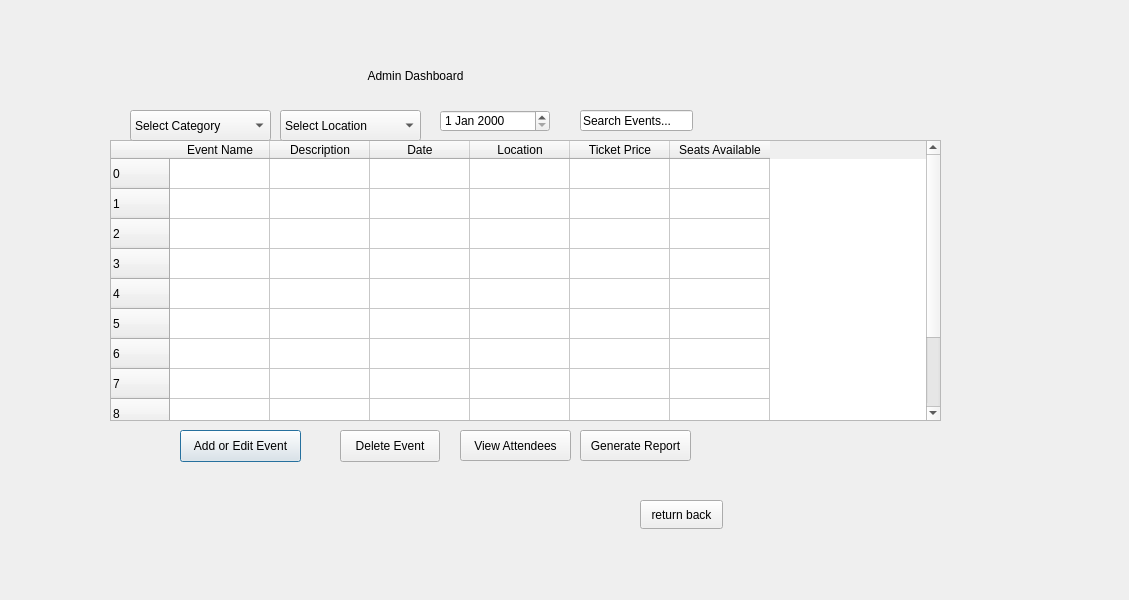
<?xml version="1.0" encoding="UTF-8"?>
<ui version="4.0">
 <class>AdminDashboard</class>
 <widget class="QDialog" name="AdminDashboard">
  <property name="geometry">
   <rect>
    <x>0</x>
    <y>0</y>
    <width>1129</width>
    <height>600</height>
   </rect>
  </property>
  <property name="windowTitle">
   <string>AdminDashboard</string>
  </property>
  <widget class="QLabel" name="AdminDashboardLabel">
   <property name="geometry">
    <rect>
     <x>320</x>
     <y>60</y>
     <width>191</width>
     <height>31</height>
    </rect>
   </property>
   <property name="styleSheet">
    <string notr="true">font: 700 14pt &quot;Arial&quot;;</string>
   </property>
   <property name="text">
    <string>Admin Dashboard</string>
   </property>
   <property name="alignment">
    <set>Qt::AlignmentFlag::AlignCenter</set>
   </property>
  </widget>
  <widget class="QTableWidget" name="eventsTable">
   <property name="geometry">
    <rect>
     <x>110</x>
     <y>140</y>
     <width>831</width>
     <height>281</height>
    </rect>
   </property>
   <row>
    <property name="text">
     <string>0</string>
    </property>
   </row>
   <row>
    <property name="text">
     <string>1</string>
    </property>
   </row>
   <row>
    <property name="text">
     <string>2</string>
    </property>
   </row>
   <row>
    <property name="text">
     <string>3</string>
    </property>
   </row>
   <row>
    <property name="text">
     <string>4</string>
    </property>
   </row>
   <row>
    <property name="text">
     <string>5</string>
    </property>
   </row>
   <row>
    <property name="text">
     <string>6</string>
    </property>
   </row>
   <row>
    <property name="text">
     <string>7</string>
    </property>
   </row>
   <row>
    <property name="text">
     <string>8</string>
    </property>
   </row>
   <row>
    <property name="text">
     <string>New Row</string>
    </property>
   </row>
   <row>
    <property name="text">
     <string>10</string>
    </property>
   </row>
   <column>
    <property name="text">
     <string>Event Name</string>
    </property>
   </column>
   <column>
    <property name="text">
     <string>Description</string>
    </property>
   </column>
   <column>
    <property name="text">
     <string>Date</string>
    </property>
   </column>
   <column>
    <property name="text">
     <string>Location</string>
    </property>
   </column>
   <column>
    <property name="text">
     <string>Ticket Price</string>
    </property>
   </column>
   <column>
    <property name="text">
     <string>Seats Available</string>
    </property>
   </column>
  </widget>
  <widget class="QPushButton" name="AddorEditEventButton">
   <property name="geometry">
    <rect>
     <x>180</x>
     <y>430</y>
     <width>121</width>
     <height>32</height>
    </rect>
   </property>
   <property name="text">
    <string>Add or Edit Event</string>
   </property>
  </widget>
  <widget class="QPushButton" name="deleteEventButton">
   <property name="geometry">
    <rect>
     <x>340</x>
     <y>430</y>
     <width>100</width>
     <height>32</height>
    </rect>
   </property>
   <property name="text">
    <string>Delete Event</string>
   </property>
  </widget>
  <widget class="QLineEdit" name="searchEventsLineEdit">
   <property name="geometry">
    <rect>
     <x>580</x>
     <y>110</y>
     <width>113</width>
     <height>21</height>
    </rect>
   </property>
   <property name="text">
    <string>Search Events...</string>
   </property>
  </widget>
  <widget class="QComboBox" name="selectCategoryComboBox">
   <property name="geometry">
    <rect>
     <x>130</x>
     <y>110</y>
     <width>141</width>
     <height>31</height>
    </rect>
   </property>
   <item>
    <property name="text">
     <string>Select Category</string>
    </property>
   </item>
   <item>
    <property name="text">
     <string>Concert</string>
    </property>
   </item>
   <item>
    <property name="text">
     <string>Conference</string>
    </property>
   </item>
   <item>
    <property name="text">
     <string>Workshop</string>
    </property>
   </item>
   <item>
    <property name="text">
     <string>Social Gathering</string>
    </property>
   </item>
  </widget>
  <widget class="QComboBox" name="selectLocationComboBox">
   <property name="geometry">
    <rect>
     <x>280</x>
     <y>110</y>
     <width>141</width>
     <height>31</height>
    </rect>
   </property>
   <item>
    <property name="text">
     <string>Select Location</string>
    </property>
   </item>
   <item>
    <property name="text">
     <string>City Hall</string>
    </property>
   </item>
   <item>
    <property name="text">
     <string>Tech Center</string>
    </property>
   </item>
   <item>
    <property name="text">
     <string>Convention Center</string>
    </property>
   </item>
  </widget>
  <widget class="QDateEdit" name="selectDate">
   <property name="geometry">
    <rect>
     <x>440</x>
     <y>110</y>
     <width>110</width>
     <height>22</height>
    </rect>
   </property>
  </widget>
  <widget class="QPushButton" name="viewAttendeesButton">
   <property name="geometry">
    <rect>
     <x>460</x>
     <y>430</y>
     <width>111</width>
     <height>31</height>
    </rect>
   </property>
   <property name="text">
    <string>View Attendees</string>
   </property>
  </widget>
  <widget class="QPushButton" name="generateReportButton">
   <property name="geometry">
    <rect>
     <x>580</x>
     <y>430</y>
     <width>111</width>
     <height>31</height>
    </rect>
   </property>
   <property name="text">
    <string>Generate Report</string>
   </property>
  </widget>
  <widget class="QPushButton" name="returnbackpushbutton">
   <property name="geometry">
    <rect>
     <x>640</x>
     <y>500</y>
     <width>83</width>
     <height>29</height>
    </rect>
   </property>
   <property name="text">
    <string>return back</string>
   </property>
  </widget>
 </widget>
 <resources/>
 <connections/>
</ui>
